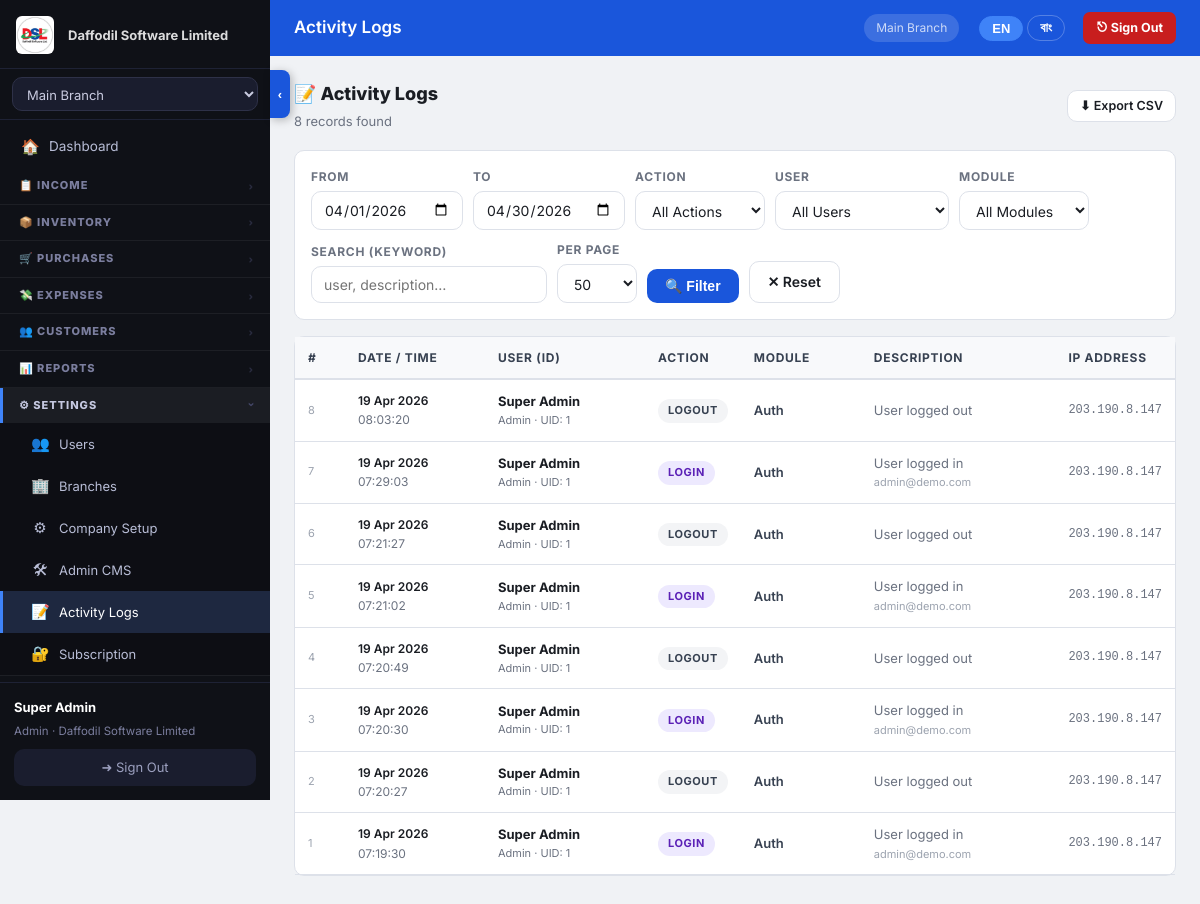
The page /public/activity-logs.php (signed in) on the database its author committed.
### tables this page shows
CREATE TABLE `company_settings` (
  `id` int(10) UNSIGNED NOT NULL,
  `tenant_id` int(10) UNSIGNED NOT NULL,
  `company_name` varchar(150) NOT NULL DEFAULT '',
  `address` text,
  `city` varchar(100) DEFAULT NULL,
  `country` varchar(100) DEFAULT NULL,
  `phone` varchar(50) DEFAULT NULL,
  `phone2` varchar(50) DEFAULT NULL,
  `email` varchar(150) DEFAULT NULL,
  `website` varchar(200) DEFAULT NULL,
  `logo_path` varchar(300) DEFAULT NULL,
  `currency` varchar(10) DEFAULT '$',
  `currency_code` varchar(5) DEFAULT 'USD',
  `tax_label` varchar(30) DEFAULT 'VAT',
  `invoice_prefix` varchar(10) DEFAULT 'INV',
  `footer_note` text,
  `updated_at` datetime DEFAULT CURRENT_TIMESTAMP ON UPDATE CURRENT_TIMESTAMP,
  `loyalty_earn_amount` decimal(10,2) NOT NULL DEFAULT '100.00',
  `loyalty_earn_points` int(11) NOT NULL DEFAULT '1',
  `loyalty_redeem_value` decimal(10,4) NOT NULL DEFAULT '1.0000',
  `loyalty_enabled` tinyint(1) NOT NULL DEFAULT '1',
  `loyalty_min_redeem` int(11) NOT NULL DEFAULT '10',
  `loyalty_expiry_days` int(11) NOT NULL DEFAULT '0'
);

CREATE TABLE `branches` (
  `id` int(10) UNSIGNED NOT NULL,
  `tenant_id` int(10) UNSIGNED NOT NULL,
  `name` varchar(120) NOT NULL,
  `address` text,
  `phone` varchar(30) DEFAULT NULL,
  `is_active` tinyint(1) DEFAULT '1',
  `branch_password` varchar(255) DEFAULT NULL,
  `created_at` datetime DEFAULT CURRENT_TIMESTAMP
);

CREATE TABLE `activity_logs` (
  `id` bigint(20) UNSIGNED NOT NULL,
  `tenant_id` int(11) NOT NULL,
  `branch_id` int(11) NOT NULL DEFAULT '0',
  `user_id` int(11) NOT NULL DEFAULT '0',
  `user_name` varchar(120) NOT NULL DEFAULT '',
  `user_role` varchar(40) NOT NULL DEFAULT '',
  `action` varchar(40) NOT NULL DEFAULT 'other',
  `module` varchar(60) NOT NULL DEFAULT '',
  `description` text,
  `meta` text,
  `ip_address` varchar(45) NOT NULL DEFAULT '',
  `created_at` datetime NOT NULL DEFAULT CURRENT_TIMESTAMP
);

### public/activity-logs.php (the view, shortened to what the rows shown need)
<?php
require_once __DIR__ . '/../src/core.php';
$page_title = 'Activity Logs';
$tid = tid();
$per_page = max(10, min(200, (int)($_GET['per_page'] ?? 50)));
$page     = max(1, (int)($_GET['page'] ?? 1));
$filter_from   = $_GET['from'] ?? date('Y-m-01');
$filter_to     = $_GET['to']   ?? date('Y-m-d');
$where  = ['l.tenant_id = ?'];
$params = [$tid];
if ($filter_from && $filter_to) {
    $where[]  = 'DATE(l.created_at) BETWEEN ? AND ?';
    $params[] = $filter_from;
    $params[] = $filter_to;
}
$whereStr = implode(' AND ', $where);
$cnt_stmt = db()->prepare("SELECT COUNT(*) FROM activity_logs l WHERE $whereStr");
$cnt_stmt->execute($params);
$total_rows  = (int)$cnt_stmt->fetchColumn();
$total_pages = max(1, (int)ceil($total_rows / $per_page));
$page        = min($page, $total_pages);
$offset      = ($page - 1) * $per_page;
$rows_stmt = db()->prepare(
    "SELECT l.* FROM activity_logs l WHERE $whereStr ORDER BY l.created_at DESC LIMIT $per_page OFFSET $offset"
);
$rows_stmt->execute($params);
$logs = $rows_stmt->fetchAll();
$action_map = [
    'create'  => ['label'=>'Create',  'class'=>'log-create'],
    'update'  => ['label'=>'Update',  'class'=>'log-update'],
    'delete'  => ['label'=>'Delete',  'class'=>'log-delete'],
    'login'   => ['label'=>'Login',   'class'=>'log-login'],
    'logout'  => ['label'=>'Logout',  'class'=>'log-logout'],
    'payment' => ['label'=>'Payment', 'class'=>'log-payment'],
    'export'  => ['label'=>'Export',  'class'=>'log-export'],
    'other'   => ['label'=>'Other',   'class'=>'log-other'],
];
?>
<div style="display:flex;justify-content:space-between;align-items:center;margin-bottom:18px;flex-wrap:wrap;gap:10px">
  <div>
    <h2 style="font-size:18px;font-weight:800;margin:0">📝 Activity Logs</h2>
  </div>
</div>
<div class="card" style="padding:0">
  <div class="table-wrap">
    <table>
      <thead>
        <tr>
          <th style="width:50px">#</th>
          <th style="width:140px">Date / Time</th>
          <th style="width:160px">User (ID)</th>
          <th style="width:90px">Action</th>
          <th style="width:120px">Module</th>
          <th>Description</th>
          <th style="width:110px">IP Address</th>
        </tr>
      </thead>
      <tbody>
        <?php if (empty($logs)): ?>
        <tr>
          <td colspan="7" style="text-align:center;padding:48px;color:#9ca3af">
            <div style="font-size:32px;margin-bottom:10px">📋</div>
            No log entries found for the selected filters.
            <?php if ($total_rows === 0): ?>
            <div style="margin-top:10px;font-size:13px">
              To start logging, add <code style="background:#f3f4f6;padding:2px 6px;border-radius:4px">log_activity('create','Invoice','...')</code>
              calls in your PHP files after save / delete actions.
            </div>
            <?php endif; ?>
          </td>
        </tr>
        <?php else:
          foreach ($logs as $log):
            $am = $action_map[$log['action']] ?? $action_map['other'];
        ?>
        <tr>
          <td style="font-size:11px;color:#9ca3af"><?= (int)$log['id'] ?></td>
          <td style="white-space:nowrap;font-size:12px">
            <div style="font-weight:600"><?= date('d M Y', strtotime($log['created_at'])) ?></div>
            <div style="color:#6b7280"><?= date('H:i:s', strtotime($log['created_at'])) ?></div>
          </td>
          <td>
            <div style="font-weight:700;font-size:13px"><?= h($log['user_name'] ?: '—') ?></div>
            <div style="font-size:11px;color:#6b7280">
              <?= h(ucfirst($log['user_role'] ?: '')) ?>
              <?php if ($log['user_id'] > 0): ?>
                · UID: <?= (int)$log['user_id'] ?>
              <?php endif; ?>
            </div>
          </td>
          <td><span class="log-action-badge <?= $am['class'] ?>"><?= $am['label'] ?></span></td>
          <td style="font-size:13px;font-weight:600;color:#374151"><?= h($log['module'] ?: '—') ?></td>
          <td>
            <div class="log-meta" title="<?= h($log['description']) ?>"><?= h($log['description'] ?: '—') ?></div>
            <?php if (!empty($log['meta'])): ?>
              <div style="font-size:11px;color:#9ca3af;margin-top:1px"><?= h(mb_strimwidth($log['meta'],0,100,'…')) ?></div>
            <?php endif; ?>
          </td>
          <td style="font-size:12px;color:#6b7280;font-family:monospace"><?= h($log['ip_address'] ?: '—') ?></td>
        </tr>
        <?php endforeach; endif; ?>
      </tbody>
    </table>
  </div>
</div>
<?php
$content = ob_get_clean();
include __DIR__ . '/../templates/layout.php';

### templates/layout.php (shortened to what the rows shown need)
<?php
$user             = auth();
$branches         = get_branches();
$active_branch    = brid();
$cs_stmt          = db()->prepare('SELECT * FROM company_settings WHERE tenant_id=?');
$cs_stmt->execute([tid()]);
$cs               = $cs_stmt->fetch() ?: [];
$app_display_name = !empty($cs['company_name']) ? $cs['company_name'] : APP_NAME;
$logo_url         = '';
if (!empty($cs['logo_path'])) $logo_url = APP_URL . '/' . ltrim($cs['logo_path'], '/');
?><!DOCTYPE html>
<html lang="en" id="html-root" data-lang="en">
<head>
<link rel="stylesheet" href="<?= APP_URL ?>/assets/style.css">
</head>
<body class="<?= (isset($_COOKIE['sidebar_collapsed']) && $_COOKIE['sidebar_collapsed']==='1') ? 'sidebar-collapsed' : '' ?>">
<aside class="sidebar" id="sidebar">
  <div class="sidebar-logo">
    <?php if ($logo_url): ?>
      <img src="<?= h($logo_url) ?>" style="height:38px;max-width:130px;object-fit:contain;border-radius:6px">
      <span class="nav-text sidebar-logo-text" style="font-size:13px;opacity:.85;margin-left:4px"><?= h($app_display_name) ?></span>
    <?php else: ?>
      <span style="font-size:26px;color:#3f83f8;flex-shrink:0">⬡</span>
      <span class="nav-text sidebar-logo-text" style="font-size:15px;font-weight:800"><?= h($app_display_name) ?></span>
    <?php endif; ?>
  </div>
  <div class="sidebar-footer">
    <div class="user-badge">
      <strong class="nav-text"><?= h($user['name']) ?></strong>
      <span class="nav-text"><?= h(ucfirst($user['role'])) ?> · <?= h($app_display_name) ?></span>
    </div>
  </div>
</aside>
<div class="main-wrap" id="mainWrap">
  <header class="top-bar">
    <h1 class="page-heading"><?= h($page_title ?? '') ?></h1>
    <span class="top-bar-branch"><?php
      foreach ($branches as $b) if ($b['id'] == $active_branch) echo h($b['name']);
    ?></span>
    <div class="lang-toggle no-print" style="margin-left:8px">
      <button class="lang-btn active" id="btn-lang-en" onclick="setLang('en')">EN</button>
      <button class="lang-btn"        id="btn-lang-bn" onclick="setLang('bn')">বাং</button>
    </div>
    <a href="<?= APP_URL ?>/logout.php" class="topbar-signout no-print"
       onclick="return confirm('Sign out?')" title="Sign Out">
      <span class="t-en">⎋ Sign Out</span><span class="t-bn">⎋ বের হন</span>
    </a>
  </header>
  <main class="content"><?= $content ?? '' ?></main>
</div>
</body>
</html>

### rows shown on the page
company_settings: logo_path (picture), company_name "Daffodil Software Limited"
branches: name "Main Branch"
activity_logs: id "8", created_at "19 Apr 2026", created_at "08:03:20", user_name "Super Admin", user_role "Admin", user "1", action "LOGOUT", module "Auth", description "User logged out", ip_address "203.190.8.147"
activity_logs: id "7", created_at "19 Apr 2026", created_at "07:29:03", user_name "Super Admin", user_role "Admin", user "1", action "LOGIN", module "Auth", description "User logged in", meta "admin@demo.com", ip_address "203.190.8.147"
activity_logs: id "6", created_at "19 Apr 2026", created_at "07:21:27", user_name "Super Admin", user_role "Admin", user "1", action "LOGOUT", module "Auth", description "User logged out", ip_address "203.190.8.147"
activity_logs: id "5", created_at "19 Apr 2026", created_at "07:21:02", user_name "Super Admin", user_role "Admin", user "1", action "LOGIN", module "Auth", description "User logged in", meta "admin@demo.com", ip_address "203.190.8.147"
activity_logs: id "4", created_at "19 Apr 2026", created_at "07:20:49", user_name "Super Admin", user_role "Admin", user "1", action "LOGOUT", module "Auth", description "User logged out", ip_address "203.190.8.147"
activity_logs: id "3", created_at "19 Apr 2026", created_at "07:20:30", user_name "Super Admin", user_role "Admin", user "1", action "LOGIN", module "Auth", description "User logged in", meta "admin@demo.com", ip_address "203.190.8.147"
activity_logs: id "2", created_at "19 Apr 2026", created_at "07:20:27", user_name "Super Admin", user_role "Admin", user "1", action "LOGOUT", module "Auth", description "User logged out", ip_address "203.190.8.147"
activity_logs: id "1", created_at "19 Apr 2026", created_at "07:19:30", user_name "Super Admin", user_role "Admin", user "1", action "LOGIN", module "Auth", description "User logged in", meta "admin@demo.com", ip_address "203.190.8.147"

### other values the page prints
$user['name'] "Super Admin"
$user['role'] "Admin"
$page_title "Activity Logs"
$total_rows "8"
form field branch_id "Main Branch"
form field per_page "50"
